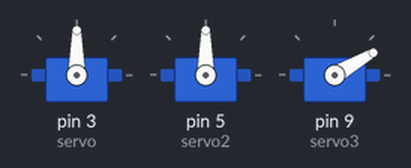
Simulated run of this sketch. Board: Arduino Uno, built with avr-gcc and run on an emulated ATmega328P. On the bench: 3 × servo.

Above: at 0.05 s.
At 3.0 s:
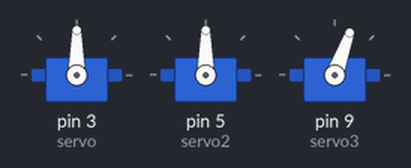
Timing chart, 0 to 6.9 s (numbered marks = the images above):
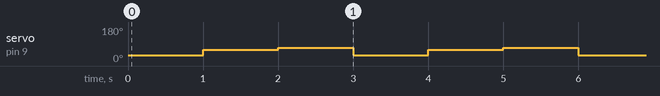

Measured:
- by itself, servo on pin 9 (servo3): repeats every 3.0 s: 70° 1.0 s, 30° 1.0 s, 60° 1.0 s

The sketch:

sketch_jan01a.ino
```cpp
#include <Servo.h>

Servo servo;
Servo servo2;
Servo servo3;

void setup(){
  //pinMode(9, OUTPUT);
  //pinMode(7, OUTPUT);
  //pinMode(5, OUTPUT);
  //pinMode(3, OUTPUT);
  //pinMode(1, OUTPUT);
  servo.attach(3);
  servo2.attach(5);
  servo3.attach(9);
}

void loop(){
  //Serial.println("loop start");
  //servo.write(90);
  moveArm();
  delay(1000);
}

void moveArm(){
//Serial.println("moveArm start");
servo3.write(30);
        //analogWrite(1, 0);
        //analogWrite(3, 180);
        //analogWrite(5, 180);
        //analogWrite(7, 180);
        //analogWrite(8, 90);
        delay(1000);
//servo.write(90);
servo3.write(60);
        delay(1000);
servo3.write(70);
        //analogWrite(1, 90);
//Serial.println("moveArm end");
}
```
